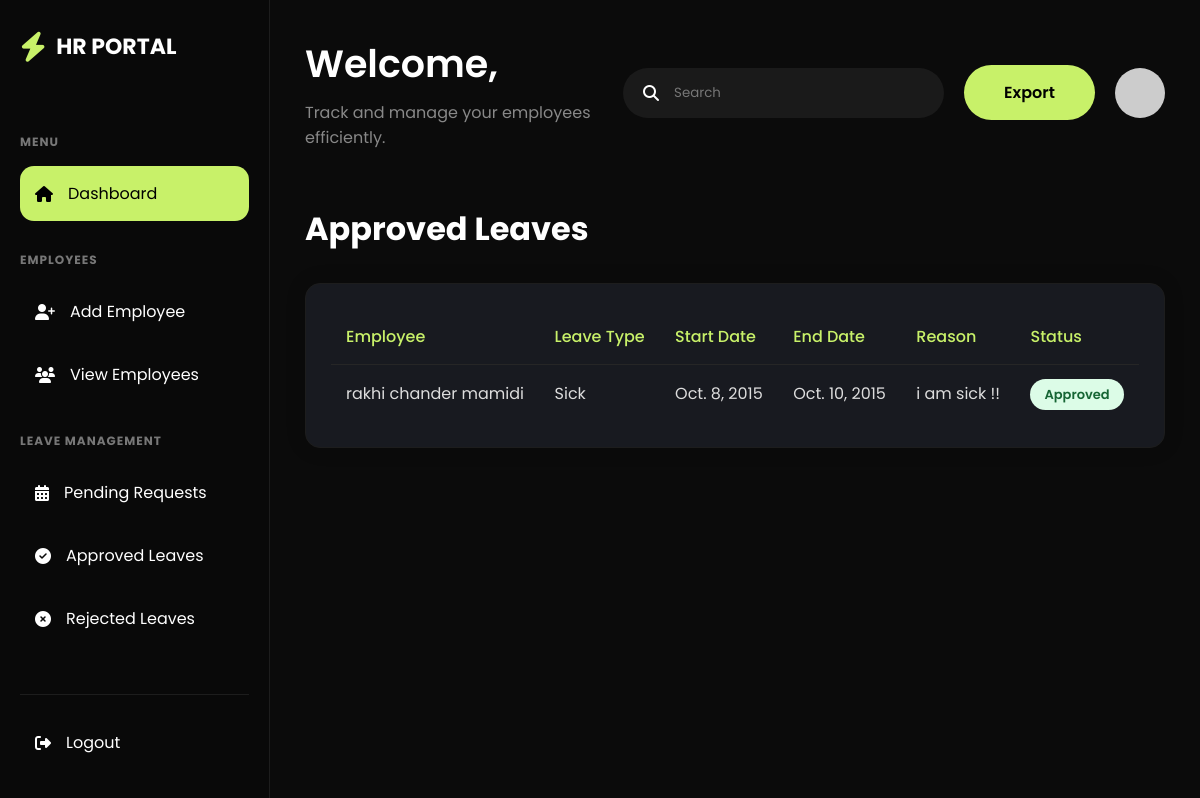
The app's page /approved-leaves/ (signed in) with its own data.
### myapp/models.py (models this page shows, shortened)
class Leave(models.Model):
    LEAVE_TYPES = (
        ('Casual', 'Casual'),
        ('Sick', 'Sick'),
        ('Vacation', 'Vacation'),
    )
    STATUS_CHOICES = (
        ('Pending', 'Pending'),
        ('Approved', 'Approved'),
        ('Rejected', 'Rejected'),
    )
    employee = models.ForeignKey(
        Employee,
        on_delete=models.CASCADE,
        related_name="leaves"
    )
    leave_type = models.CharField(
        max_length=20,
        choices=LEAVE_TYPES
    )
    start_date = models.DateField()
    end_date = models.DateField()
    reason = models.TextField()
    status = models.CharField(
        max_length=20,
        choices=STATUS_CHOICES,
        default='Pending'
    )
    applied_at = models.DateTimeField(auto_now_add=True)

class Employee(models.Model):
    GENDER_CHOICES = (
        ('Male', 'Male'),
        ('Female', 'Female'),
        ('Other', 'Other'),
    )
    STATUS_CHOICES = (
        ('Active', 'Active'),
        ('Inactive', 'Inactive'),
    )
    user = models.OneToOneField(
        User,
        on_delete=models.CASCADE,
        related_name="employee_profile"
    )
    hr = models.ForeignKey(
        HR,
        on_delete=models.SET_NULL,
        null=True,
        related_name="employees"
    )
    employee_id = models.CharField(
        max_length=20,
        unique=True
    )
    phone = models.CharField(max_length=15)
    address = models.TextField()
    gender = models.CharField(
        max_length=10,
        choices=GENDER_CHOICES
    )
    department = models.CharField(max_length=100)
    designation = models.CharField(max_length=100)
    salary = models.DecimalField(
        max_digits=10,
        decimal_places=2
    )
    joining_date = models.DateField()
    status = models.CharField(
        max_length=20,
        choices=STATUS_CHOICES,
        default='Active'
    )
    created_at = models.DateTimeField(auto_now_add=True)

### myapp/views.py (the view)
# urls.py: path("approved-leaves/", views.approved_leaves, name="approved_leaves"),
@login_required
def approved_leaves(request):
    hr = HR.objects.get(user=request.user)
    leaves = Leave.objects.filter(
        employee__hr=hr,
        status="Approved"
    )
    return render(
        request,
        "approved_leaves.html",
        {"leaves": leaves}
    )

### myapp/templates/approved_leaves.html (shortened to what this page needs)
{% extends 'base.html' %}
{% block content %}
<div class="page-header">
    <h1>Approved Leaves</h1>
</div>
<div class="table-card">
<table>
<thead>
<tr>
<th>Employee</th>
<th>Leave Type</th>
<th>Start Date</th>
<th>End Date</th>
<th>Reason</th>
<th>Status</th>
</tr>
</thead>
<tbody>
{% for leave in leaves %}
<tr>
<td>{{ leave.employee.user.get_full_name }}</td>
<td>{{ leave.leave_type }}</td>
<td>{{ leave.start_date }}</td>
<td>{{ leave.end_date }}</td>
<td>{{ leave.reason }}</td>
<td>
<span class="status approved">
{{ leave.status }}
</span>
</td>
</tr>
{% empty %}
<tr>
<td colspan="6">
No Approved Leaves
</td>
</tr>
{% endfor %}
</tbody>
</table>
</div>
{% endblock %}

### myapp/static/css/base.css (style rules this page uses)
* { margin:0; padding:0; box-sizing:border-box; font-family:'Poppins',sans-serif; }
body { background:#050608; color:white; overflow:hidden; }
table { width:100%; border-collapse:collapse; }
table th { color:#C8F169; text-align:left; padding:15px; border-bottom:1px solid #262626; font-weight:500; }
table td { padding:16px 15px; color:#DDD; border-bottom:1px solid #222; }
table tr:last-child td { border-bottom:none; }
.page-header { margin-bottom:30px; }
.table-card { background:#151515; padding:25px; border-radius:18px; border:1px solid #1D1D1D; }
.status { padding:6px 14px; border-radius:20px; background:rgba(200,241,105,.15); color:#C8F169; }
.page-header h1 { color:#ffffff; font-size:32px; font-weight:700; }
.table-card { background:#181A20; border-radius:15px; padding:25px; box-shadow:0 0 20px rgba(0,0,0,.15); }
.status { padding:6px 14px; border-radius:30px; font-size:13px; font-weight:600; }
.status.approved { background:#DCFCE7; color:#166534; }

### records on screen
Leave: employee.user.get_full_name "rakhi chander mamidi", leave_type "Sick", start_date "Oct. 8, 2015", end_date "Oct. 10, 2015", reason "i am sick !!", status "Approved"
